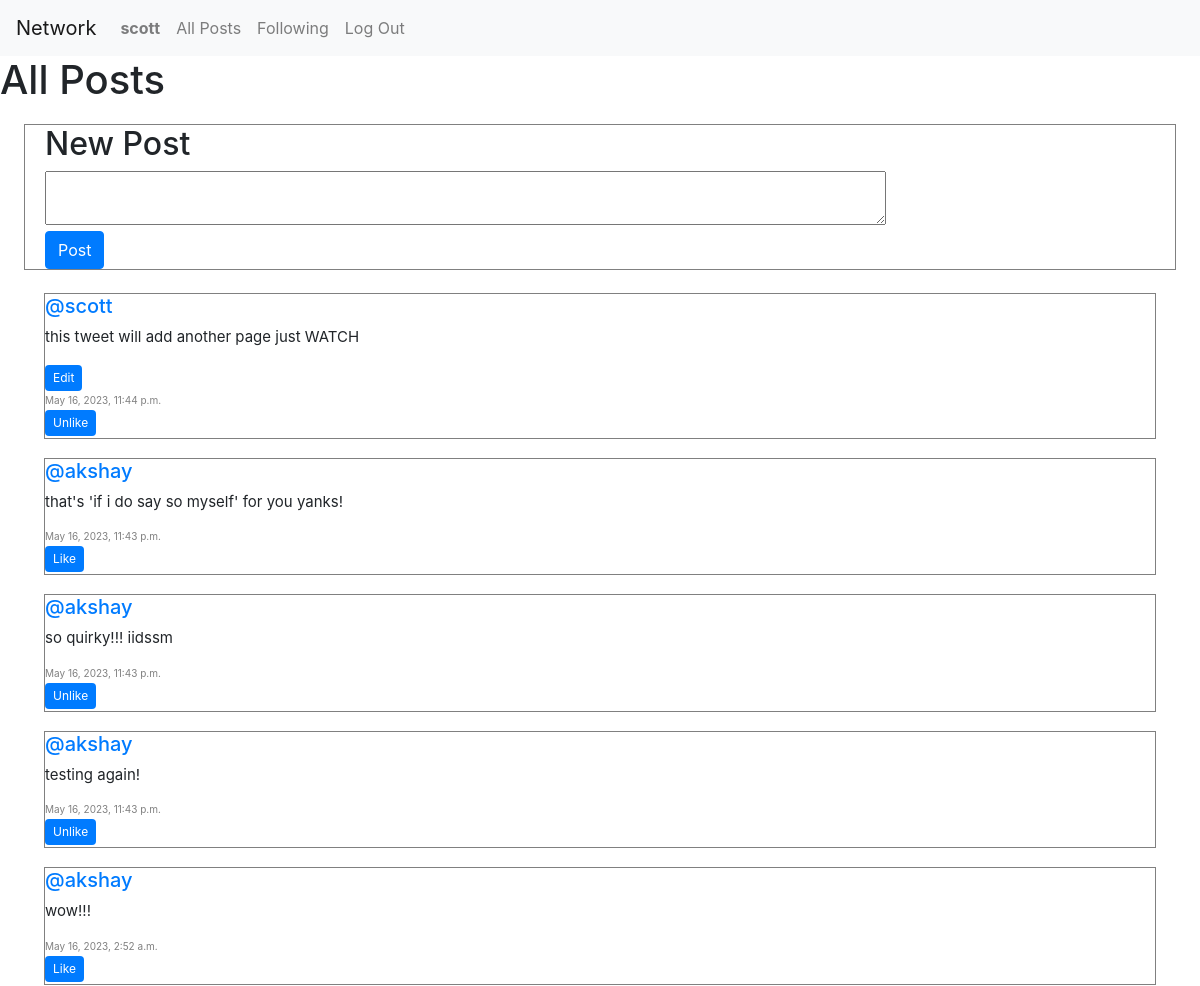
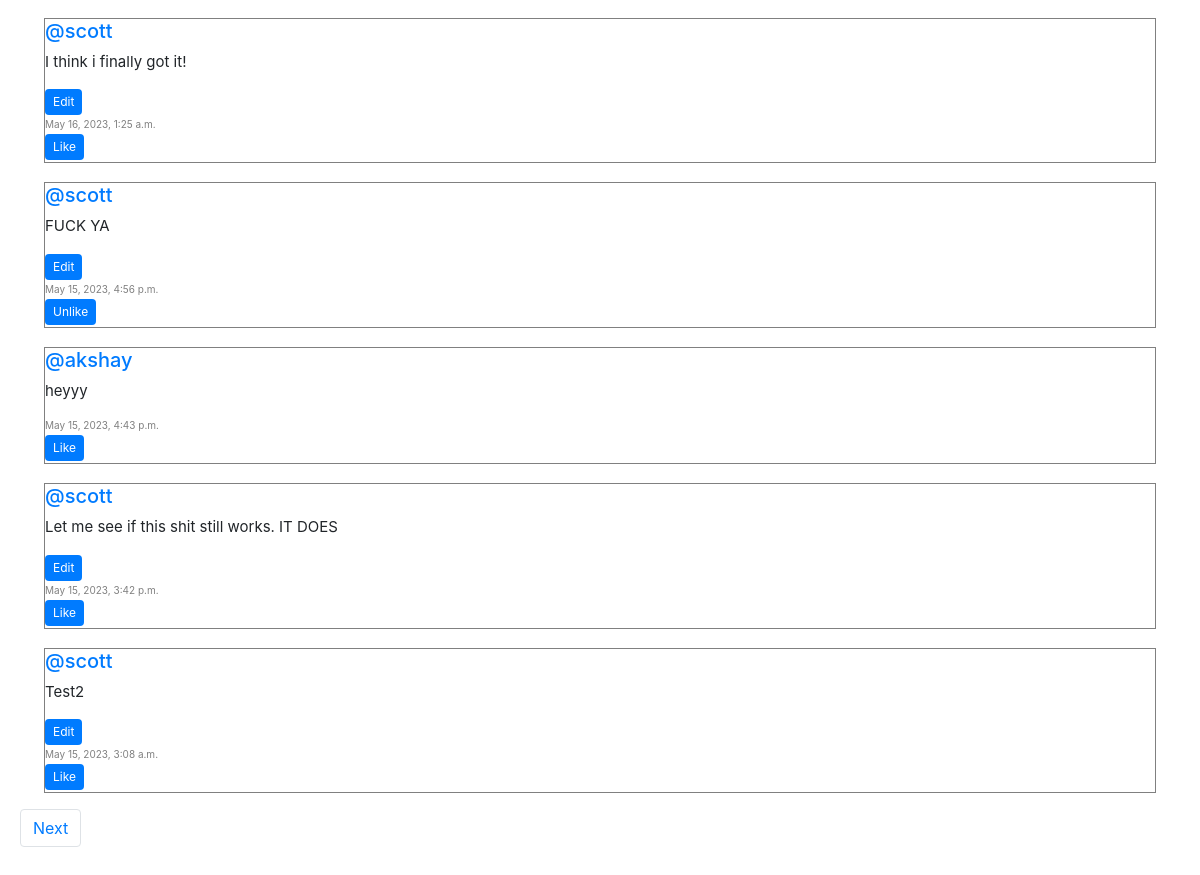
Screenshot of / (signed in) with the database file from the repository (2 pictures, top to bottom).
### network/models.py (models this page shows, shortened)
class User(AbstractUser):
    pass

class Post(models.Model):
    text = models.CharField(max_length=280)
    user = models.ForeignKey(User, on_delete=models.CASCADE, related_name="author")
    date = models.DateTimeField(auto_now_add=True)

### network/views.py (the view)
# urls.py: path("", views.index, name="index"),
def index(request):
    all_posts = Post.objects.all().order_by('id').reverse()
    p = Paginator(all_posts, 10)
    page_number = request.GET.get('page')
    page_obj = p.get_page(page_number)
    user_liked_posts = list(Like.objects.filter(user=request.user).values_list('liked_post_id', flat=True))
    return render(request, "network/index.html", {
        "page_obj": page_obj,
        "all_posts": all_posts,
        'user_liked_posts':user_liked_posts
    })

### network/templates/network/index.html (shortened to what this page needs)
{% extends "network/layout.html" %}
{% block body %}
    <h1>All Posts</h1>
    {% if user.is_authenticated %}
        <div class="new-post mx-4">
            <h2>New Post</h2>
            <form action="{% url 'new_post' %}" method="post">
                <textarea name="text" row="4" cols="80"></textarea>
                <br>
                <input type="submit" value="Post" class="btn btn-primary">
            </form>
        </div>
    {% endif %}
    <div class="all-posts">
        {% for post in page_obj %}
            <div class="row post mx-4">
                <h6 class="author"><a href="{% url 'profile' user_id=post.user.id %}">@{{ post.user }}</a></h6>
                {% if user.is_authenticated and post.user.id == user.id %}
                <div class="edit-container">
                    <p class="text">{{ post.text }}</p>
                    <button class="edit-btn btn btn-primary" data-post-id="{{ post.id }}">Edit</button>
                </div>
                {% else %}
                    <p class="text">{{ post.text }}</p>
                {% endif %}
                <p class="date">{{ post.date }}</p>
                {% if user.is_authenticated %}
                    <div class="like">
                        {% if post.id in user_liked_posts %}
                            <button class="like-btn btn btn-primary" data-post-id="{{ post.id }}">Unlike</button>
                        {% else %}
                            <button class="like-btn btn btn-primary" data-post-id="{{ post.id }}">Like</button>
                        {% endif %}
                    </div>
                {% endif %}
            </div>
        {% endfor %}
        <nav aria-label="Page Navigation">
            <ul class="pagination">
                {% if page_obj.has_next %}
                    <li class="page-item"><a class="page-link" href="?page={{ page_obj.next_page_number }}">Next</a></li>
                {% endif %}
            </ul>
        </nav>
    </div>
    {% load static %}
{% endblock %}

### network/templates/network/layout.html (shortened to what this page needs)
{% load static %}
<!DOCTYPE html>
<html lang="en">
    <head>
        <link rel="stylesheet" href="https://stackpath.bootstrapcdn.com/bootstrap/4.4.1/css/bootstrap.min.css">
        <link href="{% static 'network/styles.css/' %}" rel="stylesheet">
    </head>
    <body>
        <nav class="navbar navbar-expand-lg navbar-light bg-light">
            <a class="navbar-brand" href="{% url 'index' %}">Network</a>
            <div>
              <ul class="navbar-nav mr-auto">
                {% if user.is_authenticated %}
                    <li class="nav-item">
                        <a class="nav-link" href="{% url 'profile' user_id=user.id %}"><strong>{{ user.username }}</strong></a>
                    </li>
                {% endif %}
                <li class="nav-item">
                  <a class="nav-link" href="{% url 'index' %}">All Posts</a>
                </li>
                {% if user.is_authenticated %}
                    <li class="nav-item">
                        <a class="nav-link" href="{% url 'following' %}">Following</a>
                    </li>
                    <li class="nav-item">
                        <a class="nav-link" href="{% url 'logout' %}">Log Out</a>
                    </li>
                {% endif %}
              </ul>
            </div>
          </nav>
        <div class="body">
            {% block body %}
            {% endblock %}
        </div>
    </body>
</html>

### network/static/network/styles.css (style rules this page uses)
.new-post { display: flex; flex-direction: column; justify-content: flex-start; margin: 20px; padding-left: 20px; border: 0.5px solid gray; }
.all-posts { display:flex; justify-content: flex-start; flex-direction: column; margin: 20px; }
.post { display: block; margin-bottom: 1rem; flex-direction: column; border: 0.5px solid gray; margin-top: 3px; }
.text { font-size: 15px; }
.date { font-size: 10px; color: gray; margin-bottom: 2px; }
.author { font-size: 20px; }
.edit-btn { margin-bottom: 2px; background-color: #007bff; color: #fff; border: none; padding: 4px 8px; font-size: 12px; cursor: pointer; }
.like-btn { margin-bottom: 2px; background-color: #007bff; color: #fff; border: none; padding: 4px 8px; font-size: 12px; cursor: pointer; }

### rows the page displays
User: username "scott"
Post: user "scott", text "this tweet will add another page just WATCH", date "May 16, 2023, 11:44 p.m."
Post: user "akshay", text "that's 'if i do say so myself' for you yanks!", date "May 16, 2023, 11:43 p.m."
Post: user "akshay", text "so quirky!!! iidssm", date "May 16, 2023, 11:43 p.m."
Post: user "akshay", text "testing again!", date "May 16, 2023, 11:43 p.m."
Post: user "akshay", text "wow!!!", date "May 16, 2023, 2:52 a.m."
Post: user "scott", text "I think i finally got it!", date "May 16, 2023, 1:25 a.m."
Post: user "scott", text "FUCK YA", date "May 15, 2023, 4:56 p.m."
Post: user "akshay", text "heyyy", date "May 15, 2023, 4:43 p.m."
Post: user "scott", text "Let me see if this shit still works. IT DOES", date "May 15, 2023, 3:42 p.m."
Post: user "scott", text "Test2", date "May 15, 2023, 3:08 a.m."
